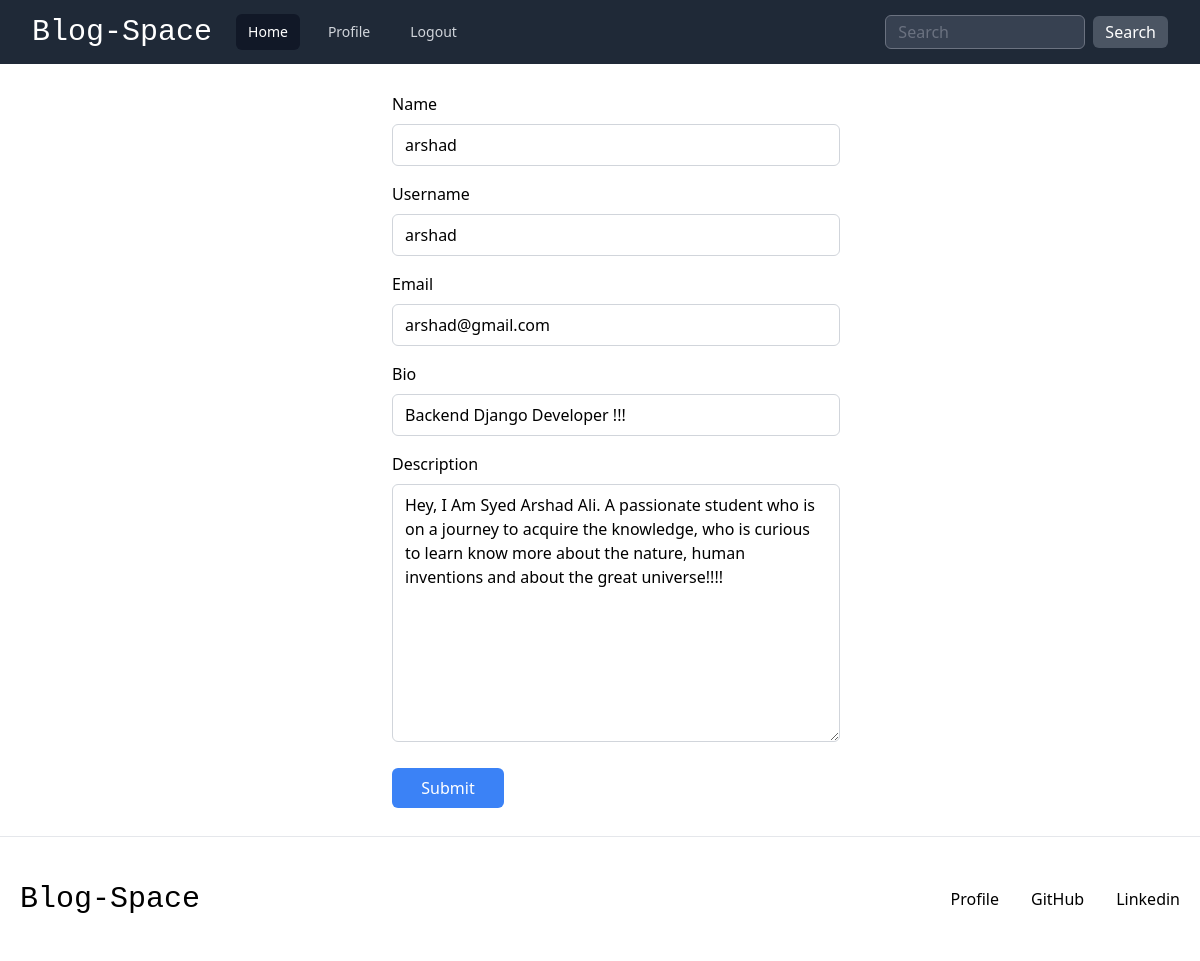
The page /update-user/ (signed in) on the database its author committed.
### base/models.py (models this page shows)
class User(AbstractUser):
    name = models.CharField(max_length=200, null=True)
    email = models.EmailField(unique=True, null=True)
    bio = models.TextField(null=True)
    description = models.TextField(null=True, blank=True)
    avatar = models.ImageField(null=True, default="avatar.svg")

### base/views.py (the view)
# urls.py: path("update-user/", views.updateUser , name="update-user"),
@login_required(login_url='login')
def updateUser(request):
    user = request.user
    form = UserForm(instance=user)
    if request.method == 'POST':
        form = UserForm(request.POST, instance=user) #request.FILES
        if form.is_valid():
            form.save()
            return redirect('profile', pk=user.id)
    context = {'form':form}
    return render(request, 'base/update_user.html', context)

### base/forms.py
class UserForm(ModelForm):
    class Meta:
        model = User
        fields = ['name', 'username', 'email', 'bio', 'description',] # 'avatar' to upload image
        widgets = {
            'name': forms.TextInput(attrs={'class': 'w-full px-3 py-2 border border-gray-300 rounded-md'}),
            'username': forms.TextInput(attrs={'class': 'w-full px-3 py-2 border border-gray-300 rounded-md'}),
            'email': forms.TextInput(attrs={'class': 'w-full px-3 py-2 border border-gray-300 rounded-md'}),
            'bio': forms.TextInput(attrs={'class': 'w-full px-3 py-2 border border-gray-300 rounded-md'}),
            'description': forms.Textarea(attrs={'class': 'w-full px-3 py-2 border border-gray-300 rounded-md'}),
        }

### base/templates/base/update_user.html (shortened to what this page needs)
{% extends "main.html" %}
{% block content %}
<div class="mx-4 sm:mx-8 md:mx-16 lg:mx-[120px] my-7 md:pl-8 lg:pl-auto">
    <form action="" method="POST" class="flex flex-col justify-center w-full max-w-md mx-auto" enctype='multipart/form-data'>
        <div class="flex flex-col justify-center space-y-4">
            {% for field in form %}
            <div>
                <label for="{{ field.id_for_label }}" class="form__group font-sans block mb-2">{{field.label}}</label>
                <div class="room_name w-full">
                    {{field}}
                </div>
            </div>
            {% endfor %}
        </div>
        <input class="hover:cursor-pointer w-full sm:w-28 rounded-md p-2 mt-5 bg-blue-500 text-white" type="submit" value="Submit">
    </form>
</div>
{% endblock content %}

### static/style/style.css (style rules this page uses)
:root { --color-main: #71c6dd; --color-main-light: #e1f6fb; --color-dark: #3f4156; --color-dark-medium: #51546e; --color-dark-light: #696d97; --color-light: #e5e5e5; --color-gray: #8b8b8b; --color-light-gray: #b2bdbd; --color-bg: #2d2d39; --color-success: #5dd693; --color-error: #fc4b0b; }

### rows shown on the page
User: form "arshad" "arshad" "arshad@gmail.com" "Backend Django Developer !!!" "Hey, I Am Syed Arshad Ali. A passionate student who is on a journey to acquire the knowledge, who is curious to learn know more about the nature, human inventions and about the great universe!!!!"

### other values the page prints
{{ field.label }} "Name" "Username" "Email" "Bio" "Description"
